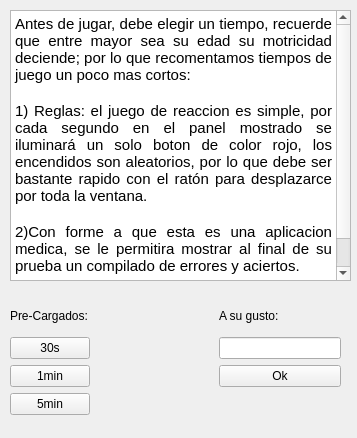
<?xml version="1.0" encoding="UTF-8"?>
<ui version="4.0">
 <class>ven_crono</class>
 <widget class="QWidget" name="ven_crono">
  <property name="geometry">
   <rect>
    <x>0</x>
    <y>0</y>
    <width>357</width>
    <height>438</height>
   </rect>
  </property>
  <property name="windowTitle">
   <string>Form</string>
  </property>
  <widget class="QTextBrowser" name="textBrowser">
   <property name="geometry">
    <rect>
     <x>10</x>
     <y>10</y>
     <width>341</width>
     <height>271</height>
    </rect>
   </property>
   <property name="readOnly">
    <bool>true</bool>
   </property>
   <property name="html">
    <string>&lt;!DOCTYPE HTML PUBLIC &quot;-//W3C//DTD HTML 4.0//EN&quot; &quot;http://www.w3.org/TR/REC-html40/strict.dtd&quot;&gt;
&lt;html&gt;&lt;head&gt;&lt;meta name=&quot;qrichtext&quot; content=&quot;1&quot; /&gt;&lt;style type=&quot;text/css&quot;&gt;
p, li { white-space: pre-wrap; }
&lt;/style&gt;&lt;/head&gt;&lt;body style=&quot; font-family:'Ubuntu'; font-size:11pt; font-weight:400; font-style:normal;&quot;&gt;
&lt;p align=&quot;justify&quot; style=&quot; margin-top:0px; margin-bottom:0px; margin-left:0px; margin-right:0px; -qt-block-indent:0; text-indent:0px;&quot;&gt;Antes de jugar, debe elegir un tiempo, recuerde que entre mayor sea su edad su motricidad deciende; por lo que recomentamos tiempos de juego un poco mas cortos:&lt;/p&gt;
&lt;p align=&quot;justify&quot; style=&quot;-qt-paragraph-type:empty; margin-top:0px; margin-bottom:0px; margin-left:0px; margin-right:0px; -qt-block-indent:0; text-indent:0px;&quot;&gt;&lt;br /&gt;&lt;/p&gt;
&lt;p align=&quot;justify&quot; style=&quot; margin-top:0px; margin-bottom:0px; margin-left:0px; margin-right:0px; -qt-block-indent:0; text-indent:0px;&quot;&gt;1) Reglas: el juego de reaccion es simple, por cada segundo en el panel mostrado se iluminará un solo boton de color rojo, los encendidos son aleatorios, por lo que debe ser bastante rapido con el ratón para desplazarce por toda la ventana. &lt;/p&gt;
&lt;p align=&quot;justify&quot; style=&quot;-qt-paragraph-type:empty; margin-top:0px; margin-bottom:0px; margin-left:0px; margin-right:0px; -qt-block-indent:0; text-indent:0px;&quot;&gt;&lt;br /&gt;&lt;/p&gt;
&lt;p align=&quot;justify&quot; style=&quot; margin-top:0px; margin-bottom:0px; margin-left:0px; margin-right:0px; -qt-block-indent:0; text-indent:0px;&quot;&gt;2)Con forme a que esta es una aplicacion medica, se le permitira mostrar al final de su prueba un compilado de errores y aciertos.&lt;/p&gt;
&lt;p align=&quot;justify&quot; style=&quot;-qt-paragraph-type:empty; margin-top:0px; margin-bottom:0px; margin-left:0px; margin-right:0px; -qt-block-indent:0; text-indent:0px;&quot;&gt;&lt;br /&gt;&lt;/p&gt;
&lt;p align=&quot;justify&quot; style=&quot; margin-top:0px; margin-bottom:0px; margin-left:0px; margin-right:0px; -qt-block-indent:0; text-indent:0px;&quot;&gt;Buen juego.&lt;/p&gt;&lt;/body&gt;&lt;/html&gt;</string>
   </property>
  </widget>
  <widget class="QWidget" name="">
   <property name="geometry">
    <rect>
     <x>10</x>
     <y>300</y>
     <width>331</width>
     <height>115</height>
    </rect>
   </property>
   <layout class="QGridLayout" name="gridLayout">
    <item row="0" column="2">
     <widget class="QLabel" name="label_2">
      <property name="text">
       <string>A su gusto:</string>
      </property>
     </widget>
    </item>
    <item row="0" column="0">
     <widget class="QLabel" name="label">
      <property name="text">
       <string>Pre-Cargados:</string>
      </property>
     </widget>
    </item>
    <item row="2" column="2">
     <widget class="QPushButton" name="pushok">
      <property name="text">
       <string>Ok</string>
      </property>
     </widget>
    </item>
    <item row="3" column="0">
     <widget class="QPushButton" name="push5min">
      <property name="text">
       <string>5min</string>
      </property>
     </widget>
    </item>
    <item row="1" column="2">
     <widget class="QLineEdit" name="lineEdit_comodin"/>
    </item>
    <item row="2" column="0">
     <widget class="QPushButton" name="push1min">
      <property name="text">
       <string>1min</string>
      </property>
     </widget>
    </item>
    <item row="1" column="0">
     <widget class="QPushButton" name="push30s">
      <property name="text">
       <string>30s</string>
      </property>
     </widget>
    </item>
    <item row="0" column="1">
     <spacer name="horizontalSpacer">
      <property name="orientation">
       <enum>Qt::Horizontal</enum>
      </property>
      <property name="sizeHint" stdset="0">
       <size>
        <width>40</width>
        <height>20</height>
       </size>
      </property>
     </spacer>
    </item>
   </layout>
  </widget>
 </widget>
 <resources/>
 <connections/>
</ui>
